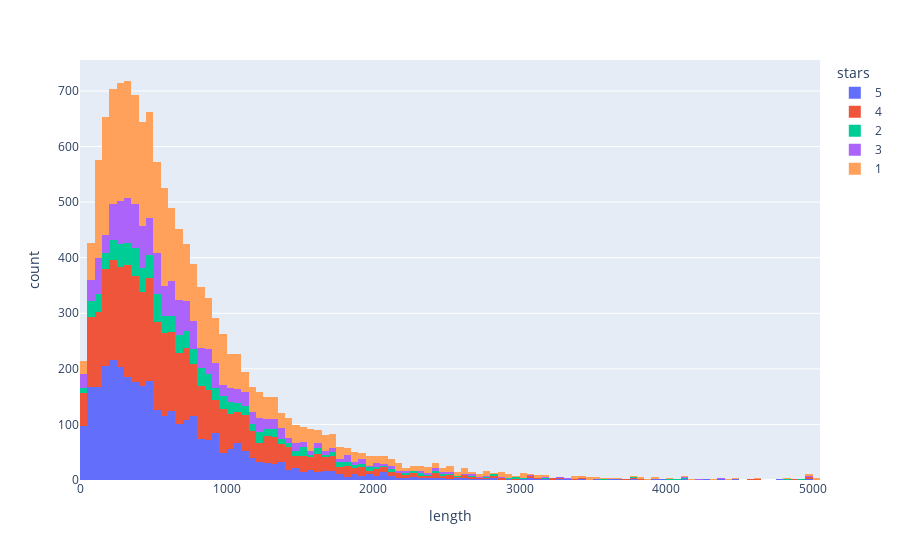

This figure's notebook cell:
### Markdown cell above
<h3> Compare length of review to star rating </h3>

### Code cell
# histograms that show the number of reviews for each length of text for each sentiment
fig = px.histogram(reviews, x="length", color='stars')
fig.show()

### Figure 1 — Plotly figure (JSON) as saved in the notebook; plotly's stock layout.template omitted (floating-point values rounded to 4 significant figures; data arrays with more than 128 entries replaced by an {"elided": "..."} marker saying what was removed)
{"data": [{"alignmentgroup": "True", "bingroup": "x", "hovertemplate": "stars=5<br>length=%{x}<br>count=%{y}<extra></extra>", "legendgroup": "5", "marker": {"color": "#636efa"}, "name": "5", "offsetgroup": "5", "orientation": "v", "showlegend": true, "type": "histogram", "x": {"elided": "3337 int values"}, "xaxis": "x", "yaxis": "y"}, {"alignmentgroup": "True", "bingroup": "x", "hovertemplate": "stars=4<br>length=%{x}<br>count=%{y}<extra></extra>", "legendgroup": "4", "marker": {"color": "#EF553B"}, "name": "4", "offsetgroup": "4", "orientation": "v", "showlegend": true, "type": "histogram", "x": {"elided": "3526 int values"}, "xaxis": "x", "yaxis": "y"}, {"alignmentgroup": "True", "bingroup": "x", "hovertemplate": "stars=2<br>length=%{x}<br>count=%{y}<extra></extra>", "legendgroup": "2", "marker": {"color": "#00cc96"}, "name": "2", "offsetgroup": "2", "orientation": "v", "showlegend": true, "type": "histogram", "x": {"elided": "927 int values"}, "xaxis": "x", "yaxis": "y"}, {"alignmentgroup": "True", "bingroup": "x", "hovertemplate": "stars=3<br>length=%{x}<br>count=%{y}<extra></extra>", "legendgroup": "3", "marker": {"color": "#ab63fa"}, "name": "3", "offsetgroup": "3", "orientation": "v", "showlegend": true, "type": "histogram", "x": {"elided": "1461 int values"}, "xaxis": "x", "yaxis": "y"}, {"alignmentgroup": "True", "bingroup": "x", "hovertemplate": "stars=1<br>length=%{x}<br>count=%{y}<extra></extra>", "legendgroup": "1", "marker": {"color": "#FFA15A"}, "name": "1", "offsetgroup": "1", "orientation": "v", "showlegend": true, "type": "histogram", "x": {"elided": "3749 int values"}, "xaxis": "x", "yaxis": "y"}], "layout": {"barmode": "relative", "legend": {"title": {"text": "stars"}, "tracegroupgap": 0}, "margin": {"t": 60}, "xaxis": {"anchor": "y", "domain": [0, 1], "title": {"text": "length"}}, "yaxis": {"anchor": "x", "domain": [0, 1], "title": {"text": "count"}}}}
